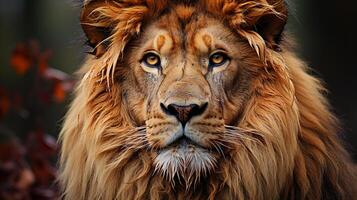
#> input picture day2/lion.jpg, 357 x 200 px
$ python rolate.py
#> lines starting #> are read from the running program, lines starting #| are printed output that depends on the picture
import cv2
import matplotlib.pyplot as plt
img = cv2.imread('lion.jpg')
#> img is the input picture: shape (200, 357, 3); mean B, G, R 46.3, 67.3, 98
(h, w) = img.shape[:2]
#> h = 200; w = 357
angle = 50
scale = 0.5
center = (w // 2, h // 2)
#> center = (178, 100)
rotation_matrix = cv2.getRotationMatrix2D(center, angle, scale)
rotated = cv2.warpAffine(img, rotation_matrix, (w, h))
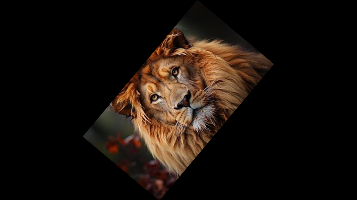
#> rotated: shape (200, 357, 3); mean B, G, R 11.6, 16.8, 24.5
rotated_rgb = cv2.cvtColor(rotated, cv2.COLOR_BGR2RGB)
plt.imshow(rotated_rgb)
plt.axis('off')
plt.show()
